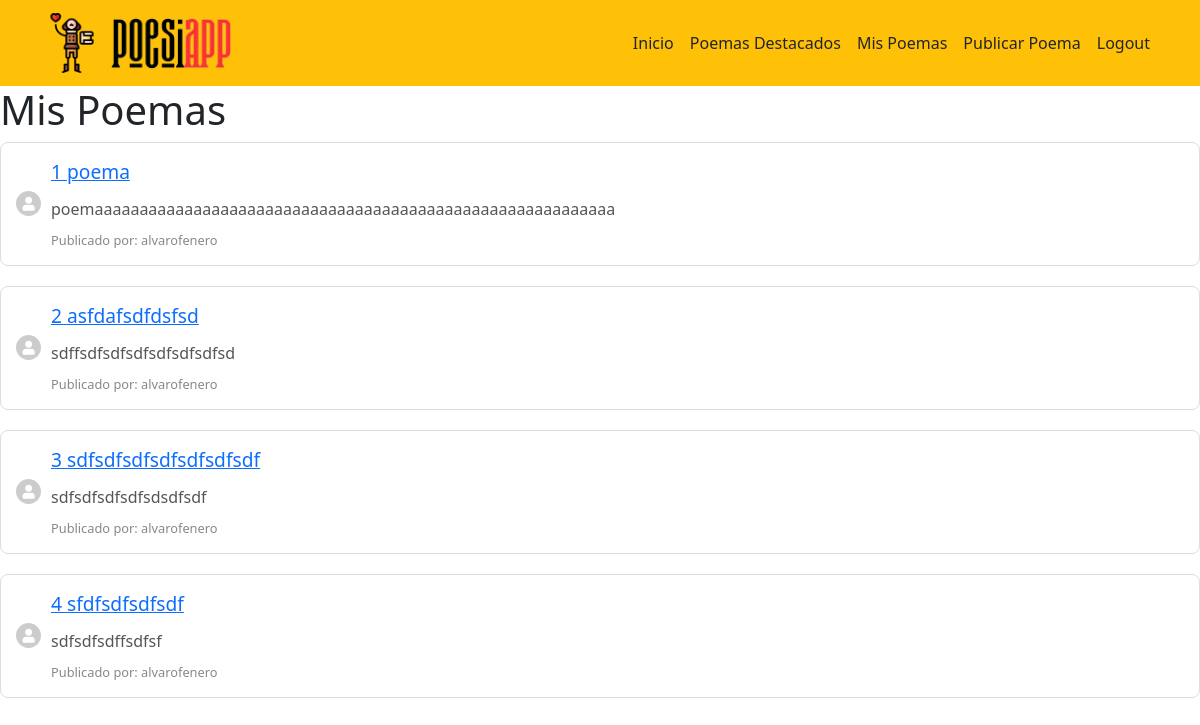
Page /tasks/ (signed in) on the committed database.
### tasks/models.py (models this page shows, shortened)
class Task(models.Model):
    title = models.CharField(max_length=200)
    description = models.TextField(max_length=1000)
    created = models.DateTimeField(auto_now_add=True)
    datecompleted = models.DateTimeField(null=True, blank=True)
    important = models.BooleanField(default=False)
    user = models.ForeignKey(User, on_delete=models.CASCADE)

### tasks/views.py (the view)
# urls.py: path('tasks/', views.tasks, name='tasks'),
@login_required
def tasks(request):
    tasks = Task.objects.filter(user=request.user, datecompleted__isnull=True)
    return render(request, 'tasks.html', {"tasks": tasks})

### tasks/templates/tasks.html (shortened to what this page needs)
{% extends 'base.html' %}
{% block content %}
<h1>Mis Poemas</h1>
{% for task in tasks %}
  <div class="post">
    <div class="user-circle">
      <i class="fas fa-user user-icon"></i>
    </div>
    <div class="post-content">
      <div class="post-title">
        <a href="{% url 'task_detail' task.id %}">
          {% if task.important %}
            <strong>{{task.title}}</strong>
          {% else %}
            {{task.id}} {{task.title}}
          {% endif %}
        </a>
      </div>
      <p class="post-description">{{task.description}}</p>
      <div class="post-user">Publicado por: {{ task.user.username }}</div>
    </div>
  </div>
{% endfor %}
{% endblock %}

### tasks/templates/tasks.html (style rules this page uses)
.post { border: 1px solid #ddd; border-radius: 8px; margin-bottom: 20px; padding: 15px; display: flex; align-items: center; }
.user-circle { background-color: #ccc; border-radius: 50%; width: 25px; height: 25px; margin-right: 10px; display: flex; justify-content: center; align-items: center; }
.user-icon { color: #fff; font-size: 14px; }
.post-content { flex-grow: 1; }
.post-title { font-size: 1.2em; margin-bottom: 10px; }
.post-description { color: #555; margin-bottom: 10px; }
.post-date, .post-user { font-size: 0.8em; color: #888; }

### rows in the picture
Task: id "1", title "poema", description "poemaaaaaaaaaaaaaaaaaaaaaaaaaaaaaaaaaaaaaaaaaaaaaaaaaaaaaaaaaa", user.username "alvarofenero"
Task: id "2", title "asfdafsdfdsfsd", description "sdffsdfsdfsdfsdfsdfsdfsd", user.username "alvarofenero"
Task: id "3", title "sdfsdfsdfsdfsdfsdfsdf", description "sdfsdfsdfsdfsdsdfsdf", user.username "alvarofenero"
Task: id "4", title "sfdfsdfsdfsdf", description "sdfsdfsdffsdfsf", user.username "alvarofenero"
